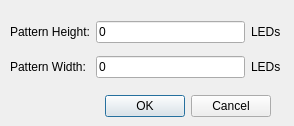
<?xml version="1.0" encoding="UTF-8"?>
<ui version="4.0">
 <class>ResizeDialog</class>
 <widget class="QDialog" name="ResizeDialog">
  <property name="geometry">
   <rect>
    <x>0</x>
    <y>0</y>
    <width>294</width>
    <height>126</height>
   </rect>
  </property>
  <property name="windowTitle">
   <string>Resize Pattern</string>
  </property>
  <widget class="QDialogButtonBox" name="buttonBox">
   <property name="geometry">
    <rect>
     <x>10</x>
     <y>90</y>
     <width>261</width>
     <height>32</height>
    </rect>
   </property>
   <property name="orientation">
    <enum>Qt::Horizontal</enum>
   </property>
   <property name="standardButtons">
    <set>QDialogButtonBox::Cancel|QDialogButtonBox::Ok</set>
   </property>
  </widget>
  <widget class="QWidget" name="gridLayoutWidget">
   <property name="geometry">
    <rect>
     <x>10</x>
     <y>14</y>
     <width>271</width>
     <height>71</height>
    </rect>
   </property>
   <layout class="QGridLayout" name="gridLayout">
    <item row="1" column="0">
     <widget class="QLabel" name="label_6">
      <property name="text">
       <string>Pattern Width:</string>
      </property>
     </widget>
    </item>
    <item row="1" column="1">
     <widget class="QLineEdit" name="displayWidth">
      <property name="text">
       <string>0</string>
      </property>
      <property name="maxLength">
       <number>10</number>
      </property>
     </widget>
    </item>
    <item row="0" column="2">
     <widget class="QLabel" name="label_4">
      <property name="text">
       <string>LEDs</string>
      </property>
     </widget>
    </item>
    <item row="1" column="2">
     <widget class="QLabel" name="label_5">
      <property name="text">
       <string>LEDs</string>
      </property>
     </widget>
    </item>
    <item row="0" column="1">
     <widget class="QLineEdit" name="displayHeight">
      <property name="text">
       <string>0</string>
      </property>
      <property name="maxLength">
       <number>10</number>
      </property>
     </widget>
    </item>
    <item row="0" column="0">
     <widget class="QLabel" name="label_3">
      <property name="text">
       <string>Pattern Height:</string>
      </property>
     </widget>
    </item>
   </layout>
  </widget>
 </widget>
 <tabstops>
  <tabstop>displayWidth</tabstop>
  <tabstop>displayHeight</tabstop>
 </tabstops>
 <resources/>
 <connections>
  <connection>
   <sender>buttonBox</sender>
   <signal>accepted()</signal>
   <receiver>ResizeDialog</receiver>
   <slot>accept()</slot>
   <hints>
    <hint type="sourcelabel">
     <x>248</x>
     <y>254</y>
    </hint>
    <hint type="destinationlabel">
     <x>157</x>
     <y>274</y>
    </hint>
   </hints>
  </connection>
  <connection>
   <sender>buttonBox</sender>
   <signal>rejected()</signal>
   <receiver>ResizeDialog</receiver>
   <slot>reject()</slot>
   <hints>
    <hint type="sourcelabel">
     <x>316</x>
     <y>260</y>
    </hint>
    <hint type="destinationlabel">
     <x>286</x>
     <y>274</y>
    </hint>
   </hints>
  </connection>
 </connections>
</ui>
